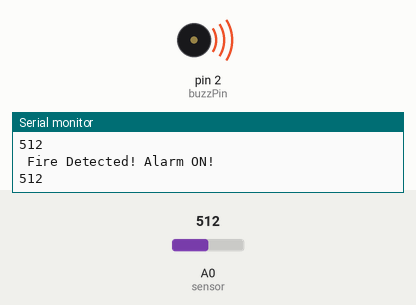
Recording of a sketch running on a simulated Arduino Uno, built with avr-gcc and run on an emulated ATmega328P. Shown: buzzer (waves = sounding), the last lines printed to the serial monitor. The inputs (shaded band) are chosen by the test bench; at power-on: A0 (sensor) = 512.

Above: at 1.8 s.
1.9 s: A0 (sensor) set to 490
At 4.0 s:
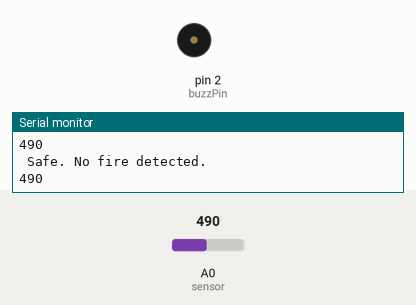
5.5 s: A0 (sensor) set to 514
At 8.2 s:
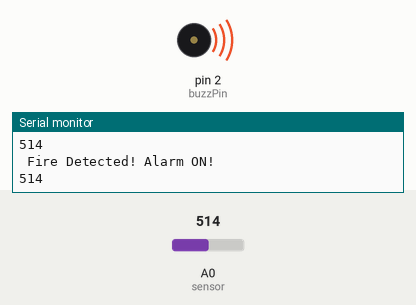
8.5 s: A0 (sensor) set to 306
At 10.7 s:
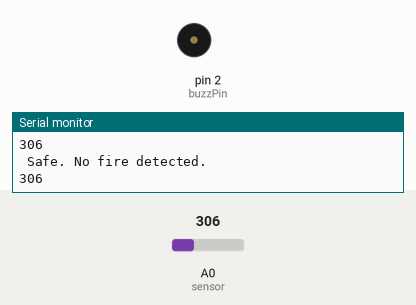
Timing chart, 0 to 12.2 s (numbered marks = the images above; inputs shaded):
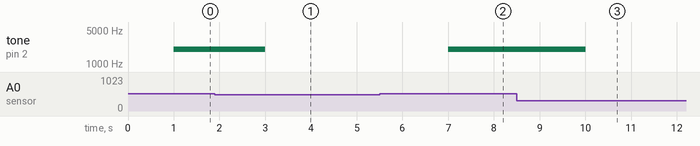

The sketch:

smoke_detector.ino
```cpp
int threshold = 500;   // Threshold for sensor reading
int buzzPin = 2;       // Buzzer connected to pin 2

void setup() {
  Serial.begin(9600);
  pinMode(buzzPin, OUTPUT);  // Set buzzer pin as output
}

void loop() {
  int sensorReading = analogRead(A0);  // Read sensor value
  Serial.println(sensorReading);       // Print for debugging
  delay(1000);

  if (sensorReading > threshold) {
    // Play a 2000 Hz tone for 1 second
    tone(buzzPin, 2000, 1000);
    Serial.println(" Fire Detected! Alarm ON!");
  }
else
{
    // Stop any tone
    noTone(buzzPin);
    Serial.println(" Safe. No fire detected.");
  }
}
```

Measured:
- the behaviour switches between 500 and 501 on A0 (sensor) (found by bisection; images 1 and 2)
- after the input at 1.9 s, tone on pin 2 (buzzPin): 2000 Hz → silent after 1.1 s
- after the input at 5.5 s, tone on pin 2 (buzzPin): silent → 2000 Hz after 1.5 s
- after the input at 8.5 s, tone on pin 2 (buzzPin): 2000 Hz → silent after 1.5 s
